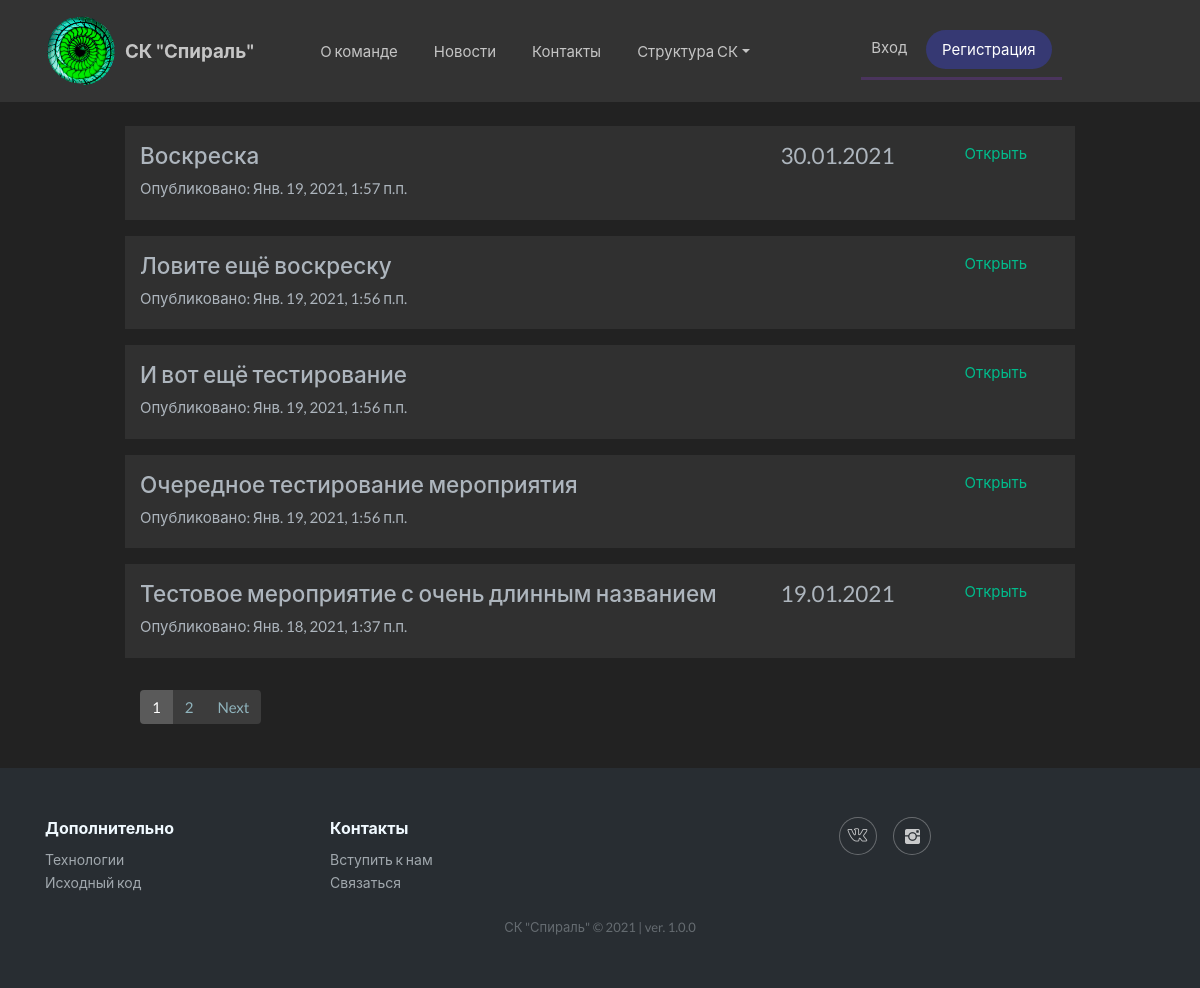
Screenshot of /events/ with the database file from the repository.
### events/models.py (models this page shows, shortened)
class Event(models.Model):
    name = models.CharField(max_length=128, verbose_name='Название')
    content = models.TextField(verbose_name='Описание мероприятия', blank=True, null=True)
    price = models.IntegerField(verbose_name='Стоимость', blank=True, null=True)
    is_published = models.BooleanField(default=True, verbose_name='Опубликовано')
    is_active = models.BooleanField(default=True, verbose_name='Активно')  # меняется при истечении срока
    location_description = models.CharField(max_length=128, verbose_name='Место проведения', blank=True, null=True)
    location_coord = models.CharField(max_length=128, verbose_name='Координаты', blank=True, null=True)
    meeting_point = models.CharField(max_length=128, verbose_name='Точка сбора', blank=True, null=True)
    created_at = models.DateTimeField(auto_now_add=True, verbose_name='Добавлено')
    updated_at = models.DateTimeField(auto_now=True, verbose_name='Обновлено')
    close_reg_at = models.DateTimeField(verbose_name='Окончание регистрации', blank=True, null=True)
    starting_at = models.DateTimeField(verbose_name='Начало мероприятия', blank=True, null=True)
    class Meta:
        verbose_name = 'Мероприятие'
        verbose_name_plural = 'Мероприятия'
        ordering = ['-created_at']
    def get_absolute_url(self):
        return reverse('view_events', kwargs={'pk': self.pk})

### events/views.py (the view)
# urls.py: path('', HomeEvents.as_view(), name='events_home'),
class HomeEvents(ListView, LoginRequiredMixin):
    model = Event
    template_name = 'events/events_list.html'
    context_object_name = 'events'
    paginate_by = 5
    def get_context_data(self, *, object_list=None, **kwargs):
        context = super().get_context_data(**kwargs)
        context['title'] = 'Мероприятия'
        return context
    def get_queryset(self):
        if 'user-events' in str(self.request):
            return Event.objects.filter(pk__in=self.request.user.profile.events.all().values_list('event', flat=True), userevent__user_status=0, userevent__user=self.request.user.profile)
        return Event.objects.filter(is_published=True)

### events/templates/events/events_list.html (shortened to what this page needs)
{% extends 'base.html' %}
{% block content %}
    <div class="container py-sm-3">
        <div class="row justify-content-center text-light">
            {% for event in events %}
                <div class="col-md-10 bg-dark pt-3 pb-1 my-2 ">
                    <div class="row">
                        <div class="col-md-8">
                            <h4>{{ event.name }}</h4>
                            <p>Опубликовано: {{ event.created_at }}</p>
                        </div>
                        <div class="col-md-2 d-none d-md-block text-center">
                            {% if event.starting_at %}
                                <h4>{{ event.starting_at|date:"d.m.Y" }}</h4>
                            {% endif %}
                        </div>
                        <div class="col-md-2 d-none d-md-block text-center">
                            <a href="{{ event.get_absolute_url }}">Открыть</a>
                        </div>
                    </div>
                </div>
            {% endfor %}
        </div>
        <div class="row justify-content-center text-light">
            <div class="col-md-10 pt-3 pb-1 my-2 ">
                {% include 'inc/_paginator.html' %}
            </div>
        </div>
    </div>
{% endblock %}

### rows the page displays
Event: name "Воскреска", created_at "Янв. 19, 2021, 1:57 п.п.", starting_at "30.01.2021"
Event: name "Ловите ещё воскреску", created_at "Янв. 19, 2021, 1:56 п.п."
Event: name "И вот ещё тестирование", created_at "Янв. 19, 2021, 1:56 п.п."
Event: name "Очередное тестирование мероприятия", created_at "Янв. 19, 2021, 1:56 п.п."
Event: name "Тестовое мероприятие с очень длинным названием", created_at "Янв. 18, 2021, 1:37 п.п.", starting_at "19.01.2021"

### other values shown
{{ p }} "1"
{{ p }} "2"
